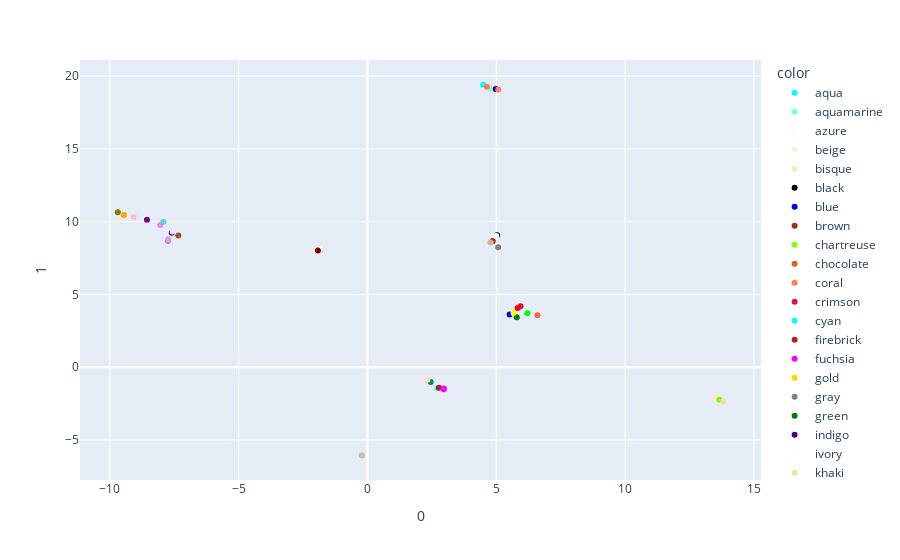

Source (notebook cell):
### Code cell
top_100_df = df[std_dev.nlargest(100).index]

# perform UMAP
reducer = umap.UMAP(
        n_neighbors=2,
        min_dist=0.1,
        n_components=2,
        # metric='euclidean'
        metric='cosine'
)
embedding = reducer.fit_transform(top_100_df)
embedding.shape

# turn embedding into a dataframe
embedding_df = pandas.DataFrame(embedding)
embedding_df.columns = embedding_df.columns.astype(str)
embedding_df.insert(0, "color", color_words)
embedding_df.head()

fig = px.scatter(
    embedding_df, x='0', y='1', color='color',
    hover_data={'color': True, '0': False, '1': False},
    color_discrete_sequence=color_words
)

fig.show()

### Figure 1 — Plotly figure (JSON) as saved in the notebook; plotly's stock layout.template omitted (floating-point values rounded to 4 significant figures)
{"data": [{"customdata": [["aqua"]], "hovertemplate": "color=%{customdata[0]}<extra></extra>", "legendgroup": "aqua", "marker": {"color": "aqua", "symbol": "circle"}, "mode": "markers", "name": "aqua", "orientation": "v", "showlegend": true, "type": "scatter", "x": [4.49], "xaxis": "x", "y": [19.4], "yaxis": "y"}, {"customdata": [["aquamarine"]], "hovertemplate": "color=%{customdata[0]}<extra></extra>", "legendgroup": "aquamarine", "marker": {"color": "aquamarine", "symbol": "circle"}, "mode": "markers", "name": "aquamarine", "orientation": "v", "showlegend": true, "type": "scatter", "x": [4.788], "xaxis": "x", "y": [19.14], "yaxis": "y"}, {"customdata": [["azure"]], "hovertemplate": "color=%{customdata[0]}<extra></extra>", "legendgroup": "azure", "marker": {"color": "azure", "symbol": "circle"}, "mode": "markers", "name": "azure", "orientation": "v", "showlegend": true, "type": "scatter", "x": [-8.617], "xaxis": "x", "y": [10.2], "yaxis": "y"}, {"customdata": [["beige"]], "hovertemplate": "color=%{customdata[0]}<extra></extra>", "legendgroup": "beige", "marker": {"color": "beige", "symbol": "circle"}, "mode": "markers", "name": "beige", "orientation": "v", "showlegend": true, "type": "scatter", "x": [5.124], "xaxis": "x", "y": [8.21], "yaxis": "y"}, {"customdata": [["bisque"]], "hovertemplate": "color=%{customdata[0]}<extra></extra>", "legendgroup": "bisque", "marker": {"color": "bisque", "symbol": "circle"}, "mode": "markers", "name": "bisque", "orientation": "v", "showlegend": true, "type": "scatter", "x": [13.51], "xaxis": "x", "y": [-2.082], "yaxis": "y"}, {"customdata": [["black"]], "hovertemplate": "color=%{customdata[0]}<extra></extra>", "legendgroup": "black", "marker": {"color": "black", "symbol": "circle"}, "mode": "markers", "name": "black", "orientation": "v", "showlegend": true, "type": "scatter", "x": [5.034], "xaxis": "x", "y": [9.06], "yaxis": "y"}, {"customdata": [["blue"]], "hovertemplate": "color=%{customdata[0]}<extra></extra>", "legendgroup": "blue", "marker": {"color": "blue", "symbol": "circle"}, "mode": "markers", "name": "blue", "orientation": "v", "showlegend": true, "type": "scatter", "x": [5.518], "xaxis": "x", "y": [3.621], "yaxis": "y"}, {"customdata": [["brown"]], "hovertemplate": "color=%{customdata[0]}<extra></extra>", "legendgroup": "brown", "marker": {"color": "brown", "symbol": "circle"}, "mode": "markers", "name": "brown", "orientation": "v", "showlegend": true, "type": "scatter", "x": [4.863], "xaxis": "x", "y": [8.675], "yaxis": "y"}, {"customdata": [["chartreuse"]], "hovertemplate": "color=%{customdata[0]}<extra></extra>", "legendgroup": "chartreuse", "marker": {"color": "chartreuse", "symbol": "circle"}, "mode": "markers", "name": "chartreuse", "orientation": "v", "showlegend": true, "type": "scatter", "x": [13.66], "xaxis": "x", "y": [-2.232], "yaxis": "y"}, {"customdata": [["chocolate"]], "hovertemplate": "color=%{customdata[0]}<extra></extra>", "legendgroup": "chocolate", "marker": {"color": "chocolate", "symbol": "circle"}, "mode": "markers", "name": "chocolate", "orientation": "v", "showlegend": true, "type": "scatter", "x": [-1.816], "xaxis": "x", "y": [8.127], "yaxis": "y"}, {"customdata": [["coral"]], "hovertemplate": "color=%{customdata[0]}<extra></extra>", "legendgroup": "coral", "marker": {"color": "coral", "symbol": "circle"}, "mode": "markers", "name": "coral", "orientation": "v", "showlegend": true, "type": "scatter", "x": [4.636], "xaxis": "x", "y": [19.27], "yaxis": "y"}, {"customdata": [["crimson"]], "hovertemplate": "color=%{customdata[0]}<extra></extra>", "legendgroup": "crimson", "marker": {"color": "crimson", "symbol": "circle"}, "mode": "markers", "name": "crimson", "orientation": "v", "showlegend": true, "type": "scatter", "x": [5.942], "xaxis": "x", "y": [4.183], "yaxis": "y"}, {"customdata": [["cyan"]], "hovertemplate": "color=%{customdata[0]}<extra></extra>", "legendgroup": "cyan", "marker": {"color": "cyan", "symbol": "circle"}, "mode": "markers", "name": "cyan", "orientation": "v", "showlegend": true, "type": "scatter", "x": [2.721], "xaxis": "x", "y": [-1.434], "yaxis": "y"}, {"customdata": [["firebrick"]], "hovertemplate": "color=%{customdata[0]}<extra></extra>", "legendgroup": "firebrick", "marker": {"color": "firebrick", "symbol": "circle"}, "mode": "markers", "name": "firebrick", "orientation": "v", "showlegend": true, "type": "scatter", "x": [2.776], "xaxis": "x", "y": [-1.409], "yaxis": "y"}, {"customdata": [["fuchsia"]], "hovertemplate": "color=%{customdata[0]}<extra></extra>", "legendgroup": "fuchsia", "marker": {"color": "fuchsia", "symbol": "circle"}, "mode": "markers", "name": "fuchsia", "orientation": "v", "showlegend": true, "type": "scatter", "x": [2.969], "xaxis": "x", "y": [-1.466], "yaxis": "y"}, {"customdata": [["gold"]], "hovertemplate": "color=%{customdata[0]}<extra></extra>", "legendgroup": "gold", "marker": {"color": "gold", "symbol": "circle"}, "mode": "markers", "name": "gold", "orientation": "v", "showlegend": true, "type": "scatter", "x": [-0.2196], "xaxis": "x", "y": [-6.054], "yaxis": "y"}, {"customdata": [["gray"]], "hovertemplate": "color=%{customdata[0]}<extra></extra>", "legendgroup": "gray", "marker": {"color": "gray", "symbol": "circle"}, "mode": "markers", "name": "gray", "orientation": "v", "showlegend": true, "type": "scatter", "x": [5.074], "xaxis": "x", "y": [8.234], "yaxis": "y"}, {"customdata": [["green"]], "hovertemplate": "color=%{customdata[0]}<extra></extra>", "legendgroup": "green", "marker": {"color": "green", "symbol": "circle"}, "mode": "markers", "name": "green", "orientation": "v", "showlegend": true, "type": "scatter", "x": [5.794], "xaxis": "x", "y": [3.421], "yaxis": "y"}, {"customdata": [["indigo"]], "hovertemplate": "color=%{customdata[0]}<extra></extra>", "legendgroup": "indigo", "marker": {"color": "indigo", "symbol": "circle"}, "mode": "markers", "name": "indigo", "orientation": "v", "showlegend": true, "type": "scatter", "x": [-7.598], "xaxis": "x", "y": [9.236], "yaxis": "y"}, {"customdata": [["ivory"]], "hovertemplate": "color=%{customdata[0]}<extra></extra>", "legendgroup": "ivory", "marker": {"color": "ivory", "symbol": "circle"}, "mode": "markers", "name": "ivory", "orientation": "v", "showlegend": true, "type": "scatter", "x": [-1.814], "xaxis": "x", "y": [8.128], "yaxis": "y"}, {"customdata": [["khaki"]], "hovertemplate": "color=%{customdata[0]}<extra></extra>", "legendgroup": "khaki", "marker": {"color": "khaki", "symbol": "circle"}, "mode": "markers", "name": "khaki", "orientation": "v", "showlegend": true, "type": "scatter", "x": [13.81], "xaxis": "x", "y": [-2.38], "yaxis": "y"}, {"customdata": [["lavender"]], "hovertemplate": "color=%{customdata[0]}<extra></extra>", "legendgroup": "lavender", "marker": {"color": "lavender", "symbol": "circle"}, "mode": "markers", "name": "lavender", "orientation": "v", "showlegend": true, "type": "scatter", "x": [-7.567], "xaxis": "x", "y": [9.32], "yaxis": "y"}, {"customdata": [["lime"]], "hovertemplate": "color=%{customdata[0]}<extra></extra>", "legendgroup": "lime", "marker": {"color": "lime", "symbol": "circle"}, "mode": "markers", "name": "lime", "orientation": "v", "showlegend": true, "type": "scatter", "x": [6.203], "xaxis": "x", "y": [3.71], "yaxis": "y"}, {"customdata": [["magenta"]], "hovertemplate": "color=%{customdata[0]}<extra></extra>", "legendgroup": "magenta", "marker": {"color": "magenta", "symbol": "circle"}, "mode": "markers", "name": "magenta", "orientation": "v", "showlegend": true, "type": "scatter", "x": [2.959], "xaxis": "x", "y": [-1.527], "yaxis": "y"}, {"customdata": [["maroon"]], "hovertemplate": "color=%{customdata[0]}<extra></extra>", "legendgroup": "maroon", "marker": {"color": "maroon", "symbol": "circle"}, "mode": "markers", "name": "maroon", "orientation": "v", "showlegend": true, "type": "scatter", "x": [-1.926], "xaxis": "x", "y": [8.017], "yaxis": "y"}, {"customdata": [["navy"]], "hovertemplate": "color=%{customdata[0]}<extra></extra>", "legendgroup": "navy", "marker": {"color": "navy", "symbol": "circle"}, "mode": "markers", "name": "navy", "orientation": "v", "showlegend": true, "type": "scatter", "x": [4.982], "xaxis": "x", "y": [19.12], "yaxis": "y"}, {"customdata": [["olive"]], "hovertemplate": "color=%{customdata[0]}<extra></extra>", "legendgroup": "olive", "marker": {"color": "olive", "symbol": "circle"}, "mode": "markers", "name": "olive", "orientation": "v", "showlegend": true, "type": "scatter", "x": [-9.692], "xaxis": "x", "y": [10.65], "yaxis": "y"}, {"customdata": [["orange"]], "hovertemplate": "color=%{customdata[0]}<extra></extra>", "legendgroup": "orange", "marker": {"color": "orange", "symbol": "circle"}, "mode": "markers", "name": "orange", "orientation": "v", "showlegend": true, "type": "scatter", "x": [-9.455], "xaxis": "x", "y": [10.45], "yaxis": "y"}, {"customdata": [["orchid"]], "hovertemplate": "color=%{customdata[0]}<extra></extra>", "legendgroup": "orchid", "marker": {"color": "orchid", "symbol": "circle"}, "mode": "markers", "name": "orchid", "orientation": "v", "showlegend": true, "type": "scatter", "x": [-7.744], "xaxis": "x", "y": [8.661], "yaxis": "y"}, {"customdata": [["pink"]], "hovertemplate": "color=%{customdata[0]}<extra></extra>", "legendgroup": "pink", "marker": {"color": "pink", "symbol": "circle"}, "mode": "markers", "name": "pink", "orientation": "v", "showlegend": true, "type": "scatter", "x": [-9.068], "xaxis": "x", "y": [10.32], "yaxis": "y"}, {"customdata": [["plum"]], "hovertemplate": "color=%{customdata[0]}<extra></extra>", "legendgroup": "plum", "marker": {"color": "plum", "symbol": "circle"}, "mode": "markers", "name": "plum", "orientation": "v", "showlegend": true, "type": "scatter", "x": [-7.733], "xaxis": "x", "y": [8.782], "yaxis": "y"}, {"customdata": [["purple"]], "hovertemplate": "color=%{customdata[0]}<extra></extra>", "legendgroup": "purple", "marker": {"color": "purple", "symbol": "circle"}, "mode": "markers", "name": "purple", "orientation": "v", "showlegend": true, "type": "scatter", "x": [-8.56], "xaxis": "x", "y": [10.13], "yaxis": "y"}, {"customdata": [["red"]], "hovertemplate": "color=%{customdata[0]}<extra></extra>", "legendgroup": "red", "marker": {"color": "red", "symbol": "circle"}, "mode": "markers", "name": "red", "orientation": "v", "showlegend": true, "type": "scatter", "x": [5.829], "xaxis": "x", "y": [4.056], "yaxis": "y"}, {"customdata": [["salmon"]], "hovertemplate": "color=%{customdata[0]}<extra></extra>", "legendgroup": "salmon", "marker": {"color": "salmon", "symbol": "circle"}, "mode": "markers", "name": "salmon", "orientation": "v", "showlegend": true, "type": "scatter", "x": [5.074], "xaxis": "x", "y": [19.07], "yaxis": "y"}, {"customdata": [["sienna"]], "hovertemplate": "color=%{customdata[0]}<extra></extra>", "legendgroup": "sienna", "marker": {"color": "sienna", "symbol": "circle"}, "mode": "markers", "name": "sienna", "orientation": "v", "showlegend": true, "type": "scatter", "x": [-7.342], "xaxis": "x", "y": [9.054], "yaxis": "y"}, {"customdata": [["silver"]], "hovertemplate": "color=%{customdata[0]}<extra></extra>", "legendgroup": "silver", "marker": {"color": "silver", "symbol": "circle"}, "mode": "markers", "name": "silver", "orientation": "v", "showlegend": true, "type": "scatter", "x": [-0.2196], "xaxis": "x", "y": [-6.054], "yaxis": "y"}, {"customdata": [["tan"]], "hovertemplate": "color=%{customdata[0]}<extra></extra>", "legendgroup": "tan", "marker": {"color": "tan", "symbol": "circle"}, "mode": "markers", "name": "tan", "orientation": "v", "showlegend": true, "type": "scatter", "x": [4.78], "xaxis": "x", "y": [8.573], "yaxis": "y"}, {"customdata": [["teal"]], "hovertemplate": "color=%{customdata[0]}<extra></extra>", "legendgroup": "teal", "marker": {"color": "teal", "symbol": "circle"}, "mode": "markers", "name": "teal", "orientation": "v", "showlegend": true, "type": "scatter", "x": [2.453], "xaxis": "x", "y": [-1.028], "yaxis": "y"}, {"customdata": [["tomato"]], "hovertemplate": "color=%{customdata[0]}<extra></extra>", "legendgroup": "tomato", "marker": {"color": "tomato", "symbol": "circle"}, "mode": "markers", "name": "tomato", "orientation": "v", "showlegend": true, "type": "scatter", "x": [6.599], "xaxis": "x", "y": [3.571], "yaxis": "y"}, {"customdata": [["turquoise"]], "hovertemplate": "color=%{customdata[0]}<extra></extra>", "legendgroup": "turquoise", "marker": {"color": "turquoise", "symbol": "circle"}, "mode": "markers", "name": "turquoise", "orientation": "v", "showlegend": true, "type": "scatter", "x": [-7.927], "xaxis": "x", "y": [9.969], "yaxis": "y"}, {"customdata": [["violet"]], "hovertemplate": "color=%{customdata[0]}<extra></extra>", "legendgroup": "violet", "marker": {"color": "violet", "symbol": "circle"}, "mode": "markers", "name": "violet", "orientation": "v", "showlegend": true, "type": "scatter", "x": [-8.047], "xaxis": "x", "y": [9.76], "yaxis": "y"}, {"customdata": [["wheat"]], "hovertemplate": "color=%{customdata[0]}<extra></extra>", "legendgroup": "wheat", "marker": {"color": "wheat", "symbol": "circle"}, "mode": "markers", "name": "wheat", "orientation": "v", "showlegend": true, "type": "scatter", "x": [2.33], "xaxis": "x", "y": [-0.8578], "yaxis": "y"}, {"customdata": [["white"]], "hovertemplate": "color=%{customdata[0]}<extra></extra>", "legendgroup": "white", "marker": {"color": "white", "symbol": "circle"}, "mode": "markers", "name": "white", "orientation": "v", "showlegend": true, "type": "scatter", "x": [4.997], "xaxis": "x", "y": [9.02], "yaxis": "y"}, {"customdata": [["yellow"]], "hovertemplate": "color=%{customdata[0]}<extra></extra>", "legendgroup": "yellow", "marker": {"color": "yellow", "symbol": "circle"}, "mode": "markers", "name": "yellow", "orientation": "v", "showlegend": true, "type": "scatter", "x": [5.669], "xaxis": "x", "y": [3.726], "yaxis": "y"}], "layout": {"legend": {"title": {"text": "color"}, "tracegroupgap": 0}, "margin": {"t": 60}, "xaxis": {"anchor": "y", "domain": [0, 1], "title": {"text": "0"}}, "yaxis": {"anchor": "x", "domain": [0, 1], "title": {"text": "1"}}}}
